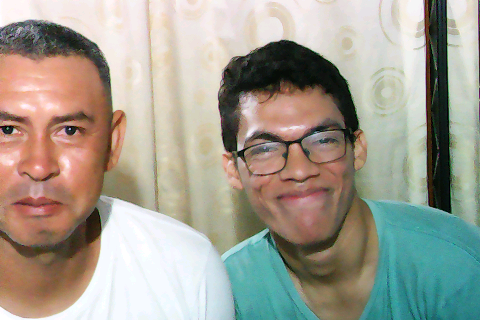
#> input picture cv-week02/Day06_Week_integration/esp32_test_image.png, 480 x 320 px
$ jupyter execute Week2_Preprocessing.ipynb
#> lines starting #> are read from the running program, lines starting #| are printed output that depends on the picture
# Week 2: Preprocessing Pipeline Integration

This notebook demonstrates a basic image preprocessing pipeline, including:
1. Loading an image.
2. Downsampling (and optionally upsampling).
3. Conversion to a suitable color space (HSV or L\*a\*b\*).
4. Histogram equalization of the luminance channel.
5. Visualization of intermediate steps and calculation of simple contrast metrics.

[cell 1]
# Import necessary libraries
import cv2
import numpy as np
import matplotlib.pyplot as plt
import os

## 1. Configuration and Helper Functions

[cell 2]
# --- Configuration ---
INPUT_IMAGE_PATH = 'esp32_test_image.png' # Or your 'test_image_detail.jpg'
OUTPUT_DIR_NOTEBOOK = 'output_week2_saturday_notebook' # Separate output for notebook
os.makedirs(OUTPUT_DIR_NOTEBOOK, exist_ok=True)

DOWNSAMPLE_FACTOR = 2
UPSAMPLE_FACTOR_AFTER_DOWN = 1 # 1 means process downsampled, DOWNSAMPLE_FACTOR means restore size
LUMINANCE_EQ_COLOR_SPACE = 'LAB' # 'HSV' or 'LAB'

# --- Matplotlib Display Helper ---
def display_img(img_bgr, title="Image", cmap=None, save_path=None):
    plt.figure(figsize=(6,6))
    if img_bgr.ndim == 2 or cmap: # Grayscale
        plt.imshow(img_bgr, cmap=cmap if cmap else 'gray')
    else: # Color
        plt.imshow(cv2.cvtColor(img_bgr, cv2.COLOR_BGR2RGB))
    plt.title(title)
    plt.axis('off')
    if save_path:
        # Ensure BGR for saving if it was converted for display
        if img_bgr.ndim == 3 and cmap is None: # color image
             cv2.imwrite(save_path, img_bgr)
        elif img_bgr.ndim == 2: # grayscale
             cv2.imwrite(save_path, img_bgr)
        print(f"Saved: {save_path}")
    plt.show()

def display_comparison(img1_bgr, img2_bgr, title1="Before", title2="After", main_title="", save_path_base=None):
    fig, axs = plt.subplots(1, 2, figsize=(12, 6))
    fig.suptitle(main_title, fontsize=14)

    # Image 1
    if img1_bgr.ndim == 2:
        axs[0].imshow(img1_bgr, cmap='gray')
    else:
        axs[0].imshow(cv2.cvtColor(img1_bgr, cv2.COLOR_BGR2RGB))
    axs[0].set_title(title1)
    axs[0].axis('off')
    if save_path_base and img1_bgr is not None:
        cv2.imwrite(f"{save_path_base}_1.png", img1_bgr)

    # Image 2
    if img2_bgr.ndim == 2:
        axs[1].imshow(img2_bgr, cmap='gray')
    else:
        axs[1].imshow(cv2.cvtColor(img2_bgr, cv2.COLOR_BGR2RGB))
    axs[1].set_title(title2)
    axs[1].axis('off')
    if save_path_base and img2_bgr is not None:
        cv2.imwrite(f"{save_path_base}_2.png", img2_bgr)

    plt.tight_layout(rect=[0, 0, 1, 0.95])
    plt.show()
    if save_path_base: print(f"Comparison images saved with base: {save_path_base}")


# --- Image Processing Functions (from script, adapted) ---
def downsample_image_nb(image, factor):
    if factor <= 1: return image
    return cv2.resize(image, (int(image.shape[1]/factor), int(image.shape[0]/factor)), interpolation=cv2.INTER_AREA)

def upsample_image_nb(image, factor, method=cv2.INTER_LINEAR):
    if factor <= 1: return image
    return cv2.resize(image, (int(image.shape[1]*factor), int(image.shape[0]*factor)), interpolation=method)

def equalize_luminance_channel_nb(image_bgr, color_space_choice='LAB'):
    processed_image_bgr = image_bgr.copy()
    luminance_original = None
    luminance_equalized = None

    if color_space_choice == 'HSV':
        img_hsv = cv2.cvtColor(image_bgr, cv2.COLOR_BGR2HSV)
        h, s, v = cv2.split(img_hsv)
        luminance_original = v.copy()
        v_eq = cv2.equalizeHist(v)
        luminance_equalized = v_eq.copy()
        img_hsv_eq = cv2.merge([h, s, v_eq])
        processed_image_bgr = cv2.cvtColor(img_hsv_eq, cv2.COLOR_HSV2BGR)
    elif color_space_choice == 'LAB':
        img_lab = cv2.cvtColor(image_bgr, cv2.COLOR_BGR2Lab)
        l, a, b = cv2.split(img_lab)
        luminance_original = l.copy()
        l_eq = cv2.equalizeHist(l)
        luminance_equalized = l_eq.copy()
        img_lab_eq = cv2.merge([l_eq, a, b])
        processed_image_bgr = cv2.cvtColor(img_lab_eq, cv2.COLOR_Lab2BGR)
    else:
        print(f"Error: Unsupported color space '{color_space_choice}'")
        return image_bgr, None, None

    return processed_image_bgr, luminance_original, luminance_equalized

# --- Contrast Metric ---
def calculate_rms_contrast(gray_image):
    """Calculates RMS contrast of a grayscale image."""
    # Ensure float for calculation
    gray_image_float = gray_image.astype(np.float32) / 255.0
    # Mean intensity
    mean_intensity = np.mean(gray_image_float)
    # Standard deviation of intensities (RMS contrast)
    rms_contrast = np.sqrt(np.mean((gray_image_float - mean_intensity)**2))
    return rms_contrast

print("Configuration and helper functions defined.")

## 2. Load Original Image

[cell 3]
img_original_bgr = cv2.imread(INPUT_IMAGE_PATH)
#> img_original_bgr is the input picture: shape (320, 480, 3); mean B, G, R 146.2, 158.8, 162.7
if img_original_bgr is None:
    raise FileNotFoundError(f"Could not load image: {INPUT_IMAGE_PATH}")

current_img_bgr = img_original_bgr.copy()
display_img(current_img_bgr, "Original Image",
            save_path=os.path.join(OUTPUT_DIR_NOTEBOOK, "00_original.png"))

# Calculate initial contrast (on grayscale version)
gray_original = cv2.cvtColor(current_img_bgr, cv2.COLOR_BGR2GRAY)
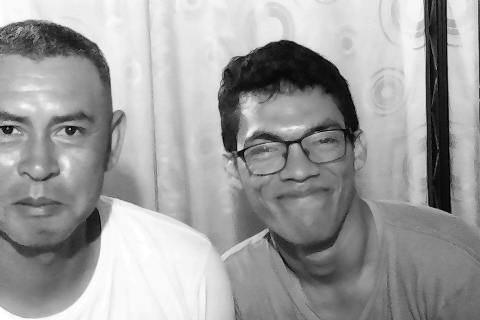
#> gray_original: shape (320, 480); min 0, max 255, mean 158.5
contrast_original = calculate_rms_contrast(gray_original)
#> in calculate_rms_contrast, `mean_intensity = np.mean(gray_image_float)`: mean_intensity = 0.622
#> in calculate_rms_contrast, `rms_contrast = np.sqrt(np.mean((gray_image_float - mean_intensity)**2))`: rms_contrast = 0.248
#> contrast_original = 0.248
print(f"Original Image RMS Contrast: {contrast_original:.4f}")
#| Original Image RMS Contrast: 0.2481

## 3. Downsampling (and Optional Upsampling)

[cell 4]
img_after_resize_bgr = current_img_bgr.copy() # Start with current image

if DOWNSAMPLE_FACTOR > 1:
    img_downsampled_bgr = downsample_image_nb(current_img_bgr, DOWNSAMPLE_FACTOR)
#> in downsample_image_nb, `return cv2.resize(image, (int(image.shape[1]/factor), int(image.shape[..`:
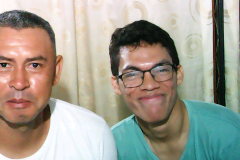
#> returned value: shape (160, 240, 3); mean of channels 0, 1, 2 146.3, 158.8, 162.8; drawn as B, G, R
    display_img(img_downsampled_bgr, f"Downsampled x{DOWNSAMPLE_FACTOR}",
                save_path=os.path.join(OUTPUT_DIR_NOTEBOOK, f"01_downsampled_x{DOWNSAMPLE_FACTOR}.png"))
    img_after_resize_bgr = img_downsampled_bgr
else:
    print("Downsampling skipped.")

if UPSAMPLE_FACTOR_AFTER_DOWN > 1:
    # If DOWNSAMPLE_FACTOR was > 1 and UPSAMPLE_FACTOR_AFTER_DOWN = DOWNSAMPLE_FACTOR,
    # this attempts to restore original size for processing.
    # Otherwise, it upsamples the (potentially already downsampled) image.
    img_upsampled_bgr = upsample_image_nb(img_after_resize_bgr, UPSAMPLE_FACTOR_AFTER_DOWN, method=cv2.INTER_CUBIC)
    display_img(img_upsampled_bgr, f"Upsampled x{UPSAMPLE_FACTOR_AFTER_DOWN} (from previous step)",
                save_path=os.path.join(OUTPUT_DIR_NOTEBOOK, f"02_upsampled_x{UPSAMPLE_FACTOR_AFTER_DOWN}.png"))
    img_after_resize_bgr = img_upsampled_bgr
else:
    print("Upsampling skipped.")

current_img_bgr = img_after_resize_bgr # This is the image that will be equalized
display_img(current_img_bgr, "Image before Equalization (after resize ops)",
            save_path=os.path.join(OUTPUT_DIR_NOTEBOOK, "03_pre_equalization.png"))

# Contrast of the image entering equalization stage
gray_pre_eq = cv2.cvtColor(current_img_bgr, cv2.COLOR_BGR2GRAY)
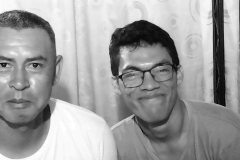
#> gray_pre_eq: shape (160, 240); min 6, max 255, mean 158.6
contrast_pre_eq = calculate_rms_contrast(gray_pre_eq)
#> contrast_pre_eq = 0.246
print(f"Pre-Equalization Image RMS Contrast: {contrast_pre_eq:.4f}")
#| Pre-Equalization Image RMS Contrast: 0.2463

## 4. Luminance Channel Equalization

We will convert the image to the chosen color space (`LUMINANCE_EQ_COLOR_SPACE`), equalize the luminance channel, and then convert back to BGR.

[cell 5]
print(f"Performing Luminance Equalization using {LUMINANCE_EQ_COLOR_SPACE} space...")
img_equalized_bgr, lum_original, lum_equalized = equalize_luminance_channel_nb(current_img_bgr, LUMINANCE_EQ_COLOR_SPACE)
#> in equalize_luminance_channel_nb, `img_lab = cv2.cvtColor(image_bgr, cv2.COLOR_BGR2Lab)`: img_lab: shape (160, 240, 3); mean of channels 0, 1, 2 165.7, 128.5, 136
#> in equalize_luminance_channel_nb, `l, a, b = cv2.split(img_lab)`:
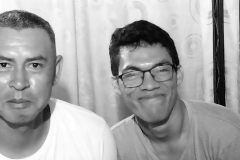
#> l: shape (160, 240); min 3, max 255, mean 165.7
#> in equalize_luminance_channel_nb, `l, a, b = cv2.split(img_lab)`:
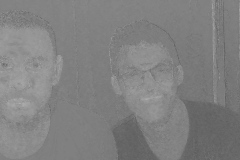
#> a: shape (160, 240); min 94, max 173, mean 128.5
#> in equalize_luminance_channel_nb, `l, a, b = cv2.split(img_lab)`:
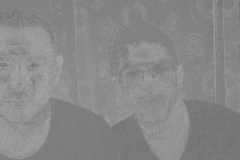
#> b: shape (160, 240); min 106, max 170, mean 136
#> in equalize_luminance_channel_nb, `l_eq = cv2.equalizeHist(l)`:
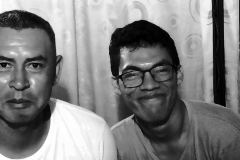
#> l_eq: shape (160, 240); min 0, max 255, mean 128.2
#> in equalize_luminance_channel_nb, `img_lab_eq = cv2.merge([l_eq, a, b])`: img_lab_eq: shape (160, 240, 3); mean of channels 0, 1, 2 128.2, 128.5, 136
#> in equalize_luminance_channel_nb, `processed_image_bgr = cv2.cvtColor(img_lab_eq, cv2.COLOR_Lab2BGR)`:
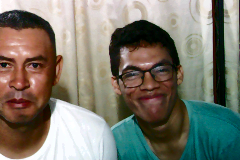
#> processed_image_bgr: shape (160, 240, 3); mean B, G, R 110.4, 122.2, 124.1

if lum_original is not None and lum_equalized is not None:
    display_comparison(lum_original, lum_equalized,
                       f"Original Luminance ({LUMINANCE_EQ_COLOR_SPACE})",
                       f"Equalized Luminance ({LUMINANCE_EQ_COLOR_SPACE})",
                       main_title="Luminance Channel Transformation",
                       save_path_base=os.path.join(OUTPUT_DIR_NOTEBOOK, f"04_luminance_{LUMINANCE_EQ_COLOR_SPACE}"))
else:
    print("Could not extract/equalize luminance channels for display.")

display_comparison(current_img_bgr, img_equalized_bgr,
                   "Image Before Equalization",
                   f"Image After Luminance Equalization ({LUMINANCE_EQ_COLOR_SPACE})",
                   main_title="Final Result vs. Pre-Equalization",
                   save_path_base=os.path.join(OUTPUT_DIR_NOTEBOOK, "05_final_comparison"))
#> call 2 of display_comparison, with title1 = 'Image Before Equalization', title2 = 'Image After Luminance Equalization (LAB)', main_title = 'Final Result vs. Pre-Equalization'
#> in display_comparison (call 2), `plt.show()`:
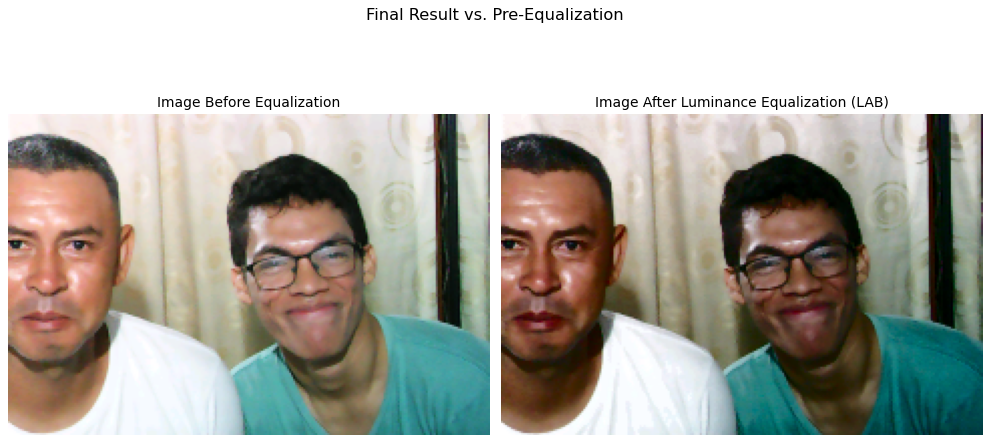
#> figure drawn by matplotlib, 2 panels

current_img_bgr = img_equalized_bgr # Update current image

## 5. Quantitative Contrast Metrics

Let's compare the RMS contrast before and after the luminance equalization.

[cell 6]
gray_after_eq = cv2.cvtColor(current_img_bgr, cv2.COLOR_BGR2GRAY)
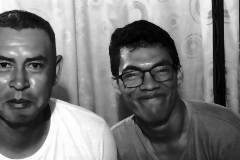
#> gray_after_eq: shape (160, 240); min 0, max 255, mean 121.4
contrast_after_eq = calculate_rms_contrast(gray_after_eq)
#> contrast_after_eq = 0.289

print(f"--- Contrast Summary ---")
print(f"Original Full Image RMS Contrast:         {contrast_original:.4f}")
#| Original Full Image RMS Contrast:         0.2481
if DOWNSAMPLE_FACTOR > 1 or UPSAMPLE_FACTOR_AFTER_DOWN > 1:
    print(f"Image before Equalization RMS Contrast: {contrast_pre_eq:.4f}")
#| Image before Equalization RMS Contrast: 0.2463
print(f"Image after Equalization RMS Contrast:  {contrast_after_eq:.4f}")
#| Image after Equalization RMS Contrast:  0.2891

if contrast_after_eq > contrast_pre_eq:
    print("Contrast has increased after equalization.")
elif contrast_after_eq < contrast_pre_eq:
    print("Contrast has decreased after equalization (this can happen, e.g. if original was already high contrast).")
else:
    print("Contrast remained the same.")

$ run again, with 04_undistortion/calibration_images/left01.jpg saved as cv-week02/Day06_Week_integration/esp32_test_image.png
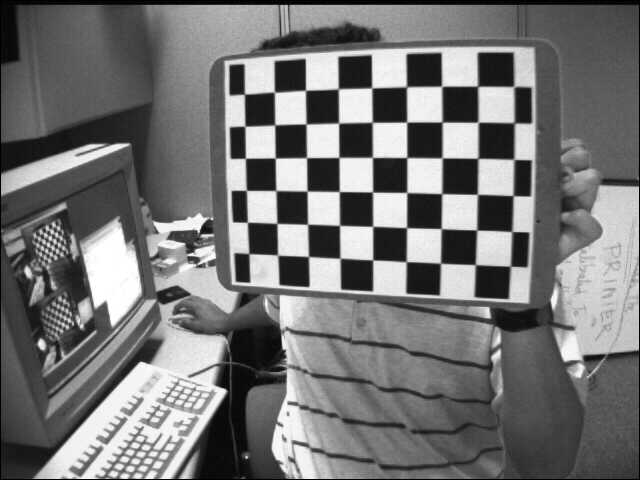
#> input picture 04_undistortion/calibration_images/left01.jpg, 640 x 480 px
#> img_original_bgr is the input picture: shape (480, 640, 3); min 0, max 255, mean 116.6
#> mean_intensity = 0.457
#> rms_contrast = 0.283
#| Original Image RMS Contrast: 0.2826
#> gray_image_float: shape (240, 320) float32
#> contrast_pre_eq = 0.279
#| Pre-Equalization Image RMS Contrast: 0.2788
#> img_lab: shape (240, 320, 3); mean of channels 0, 1, 2 121.5, 128, 128
#> a: shape (240, 320); every value is 128
#> img_lab_eq: shape (240, 320, 3); mean of channels 0, 1, 2 128.3, 128, 128
#> in display_comparison, `plt.show()`:
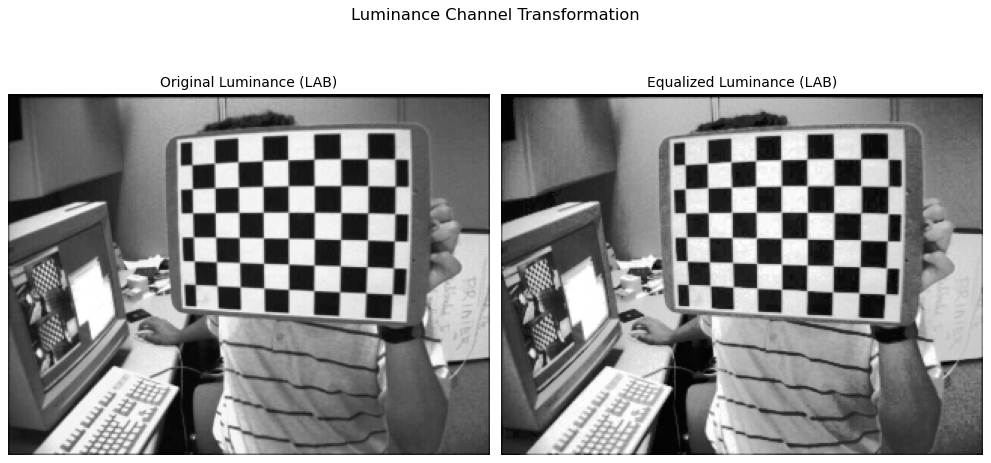
#> figure drawn by matplotlib, 2 panels
#> contrast_after_eq = 0.283
#| Original Full Image RMS Contrast:         0.2826
#| Image before Equalization RMS Contrast: 0.2788
#| Image after Equalization RMS Contrast:  0.2830
